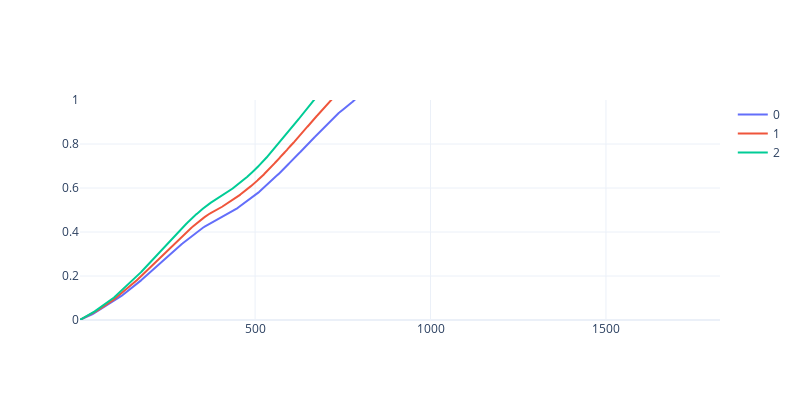

This figure's notebook cell:
### Markdown cell above
### Cumulative hazard functions

### Code cell
# predict cumulative hazard function
chf_funcs = estimator.predict_cumulative_hazard_function(Xy_test[cols_x].iloc[:3])

data = [go.Scatter(x=fn.x,y= fn(fn.x), name=i) for i, fn in enumerate(chf_funcs)]
fig = go.Figure(data, layout=dict(width=800, height=400))
fig.update_layout({"yaxis":{"range": [0,1]}})

### Figure 1 — Plotly figure (JSON) as saved in the notebook; plotly's stock layout.template omitted (floating-point values rounded to 4 significant figures; data arrays with more than 128 entries replaced by an {"elided": "..."} marker saying what was removed)
{"data": [{"name": "0", "type": "scatter", "x": {"elided": "1825 int values"}, "y": {"elided": "1825 float values"}}, {"name": "1", "type": "scatter", "x": {"elided": "1825 int values"}, "y": {"elided": "1825 float values"}}, {"name": "2", "type": "scatter", "x": {"elided": "1825 int values"}, "y": {"elided": "1825 float values"}}], "layout": {"height": 400, "width": 800, "yaxis": {"range": [0, 1]}}}
